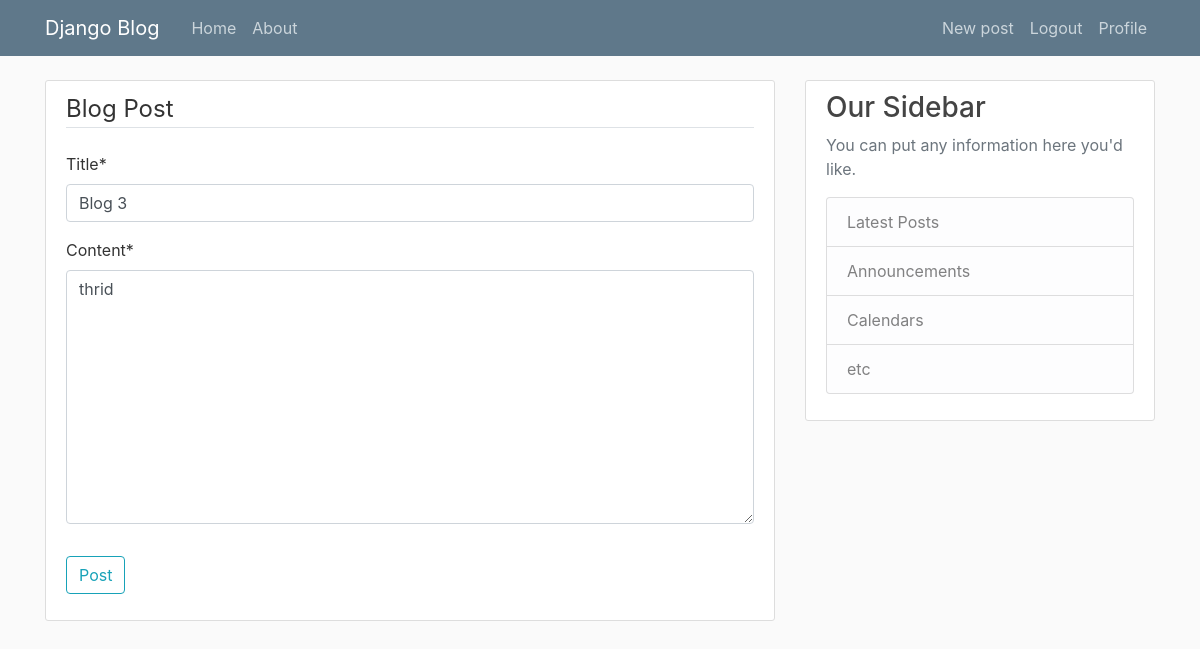
/post/3/update/ (signed in), run on an earlier commit of the app's database.
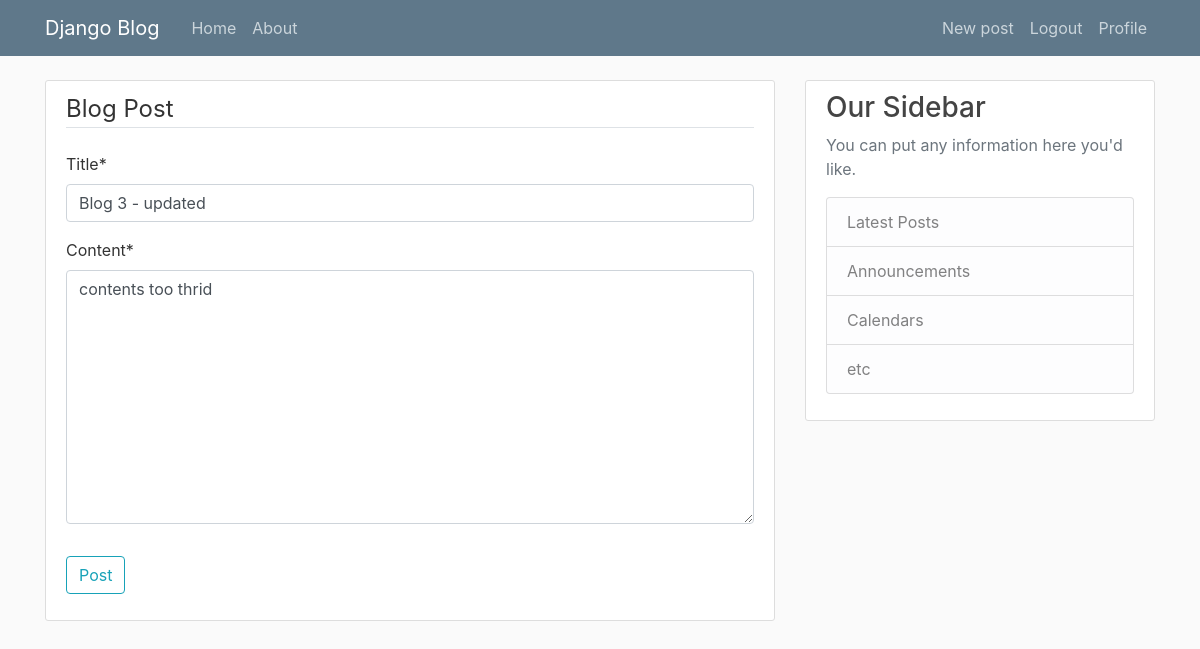
And on a later commit of the database.
### blog/models.py (models this page shows, shortened)
class Post(models.Model):
    title = models.CharField(max_length=100)
    content = models.TextField()
    date_posted = models.DateTimeField(default=timezone.now)
    author = models.ForeignKey(User, on_delete=models.CASCADE)

### blog/views.py (the view, shortened to what this page needs)
# urls.py: path('post/<int:pk>/update/', PostUpdateView.as_view(), name='post-update'),
class PostUpdateView(LoginRequiredMixin, UserPassesTestMixin, UpdateView):
    model = Post
    fields = ['title', 'content']
    def test_func(self):
        post = self.get_object()
        if self.request.user == post.author:
            return True
        return False

### blog/templates/blog/post_form.html (shortened to what this page needs)
{% extends "blog/base.html" %}
{% load crispy_forms_tags %}
{% block content %}
    <div class = "content-section">
        <form method="POST">
            <fieldset class = "form-group">
                <legend class ="border-bottom mb-4">Blog Post</legend>
                {{ form|crispy }}
            </fieldset>
            <div class = "form-group">
                <button class ='btn btn-outline-info' type='submit'>Post</button>
                </div>
        </form>
    </div>
{% endblock content %}

What changed in the data, as far as the page shows it:
changed Post: title "Blog 3" → "Blog 3 - updated"; content "thrid" → "contents too thrid"
